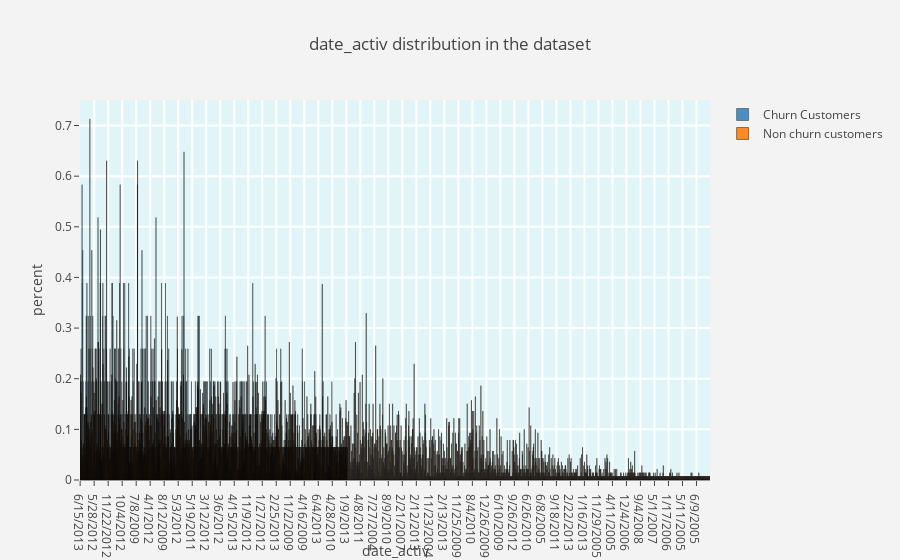

This figure's notebook cell:
### Markdown cell above
There is not much information that can be drawn from this distribution other than the fact that the data is skewed and most value is concentrated towards 0.

### Code cell
histogram(num_cols[4])

### Figure 1 — Plotly figure (JSON) as saved in the notebook; plotly's stock layout.template omitted (floating-point values rounded to 4 significant figures; data arrays with more than 128 entries replaced by an {"elided": "..."} marker saying what was removed)
{"data": [{"histnorm": "percent", "marker": {"line": {"color": "black", "width": 0.5}}, "name": "Churn Customers", "opacity": 0.8, "type": "histogram", "uid": "9690dc88-ee42-4308-b002-5dd98ddc98b1", "x": {"elided": "1543 str values"}}, {"histnorm": "percent", "marker": {"line": {"color": "black", "width": 0.5}}, "name": "Non churn customers", "opacity": 0.9, "type": "histogram", "uid": "f60ec2f2-7769-42da-b9d3-3a0f8043457b", "x": {"elided": "13957 str values"}}], "layout": {"paper_bgcolor": "rgb(243,243,243)", "plot_bgcolor": "rgb(225,245,248)", "title": {"text": "date_activ distribution in the dataset "}, "xaxis": {"gridcolor": "rgb(255, 255, 255)", "gridwidth": 2, "ticklen": 5, "title": {"text": "date_activ"}, "zerolinewidth": 1}, "yaxis": {"gridcolor": "rgb(255, 255, 255)", "gridwidth": 2, "ticklen": 5, "title": {"text": "percent"}, "zerolinewidth": 1}}}
